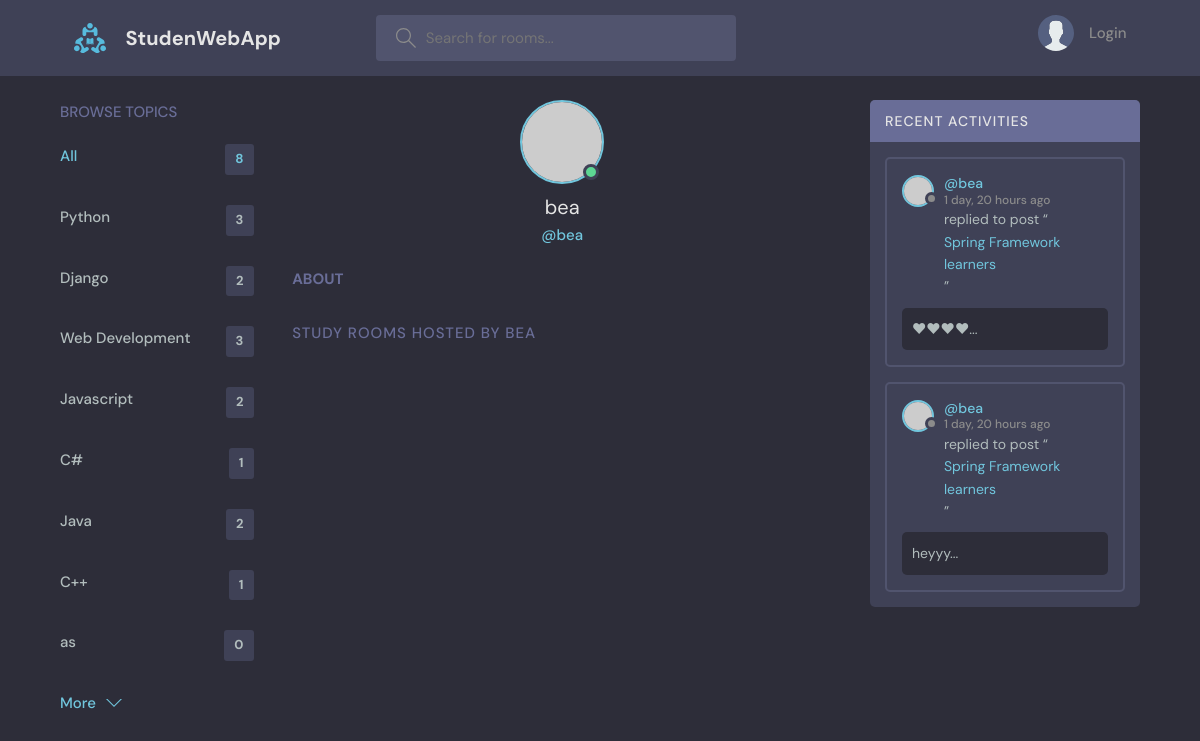
The app's page /profile/7, older data.
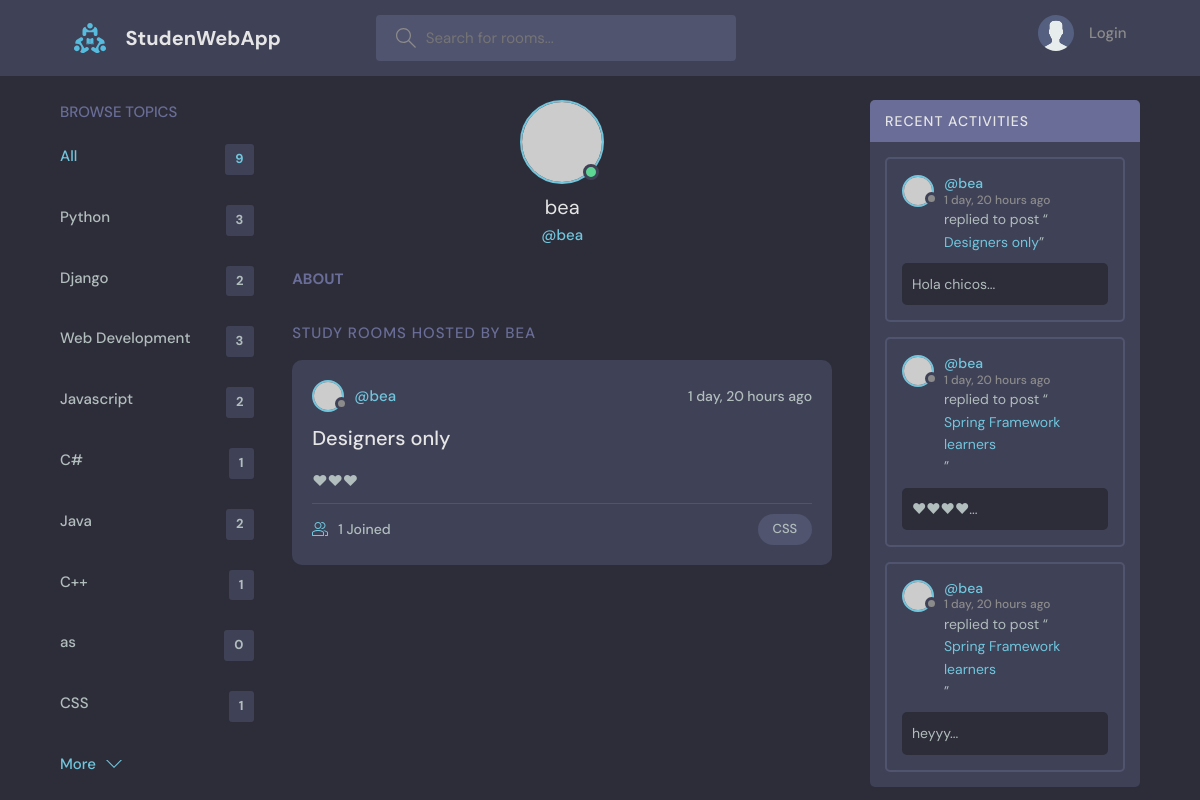
The same page, newer data.
### base/models.py (models this page shows, shortened)
class Topic(models.Model):
    name = models.CharField(max_length=200)

class Message(models.Model):
    user = models.ForeignKey(User, on_delete=models.CASCADE)
    room = models.ForeignKey( Room, on_delete=models.CASCADE)
    body = models.TextField()
    updated = models.DateTimeField(auto_now=True)
    created = models.DateTimeField(auto_now_add=True)
    class Meta:
        ordering = ['-updated','-created']
    def __str__(self) -> str:
        return self.body[0:50]

class Room(models.Model):
    host = models.ForeignKey(User, on_delete=models.SET_NULL, null=True)
    topic = models.ForeignKey(Topic, on_delete=models.SET_NULL, null=True)
    name = models.CharField(max_length=200)
    description = models.TextField(null=True, blank=True)
    participants = models.ManyToManyField(User, related_name="participants", blank=True)
    updated = models.DateTimeField(auto_now=True)
    created = models.DateTimeField(auto_now_add=True)
    class Meta:
        ordering = ['-updated','-created']

### base/views.py (the view)
# urls.py: path('profile/<str:pk>', views.userProfile, name='user-profile'),
def userProfile(request, pk):
    user = User.objects.get(id=pk)
    rooms = user.room_set.all()
    room_messages = user.message_set.all()
    topics = Topic.objects.all()
    context = {
        'user' : user,
        'rooms' : rooms,
        'room_messages' : room_messages,
        'topics' : topics
    }
    return render(request, 'base/profile.html', context)

### base/templates/base/profile.html (shortened to what this page needs)
{% extends 'layout.html' %}
{% block mainBlock %}
  <main class="profile-page layout layout--3">
    <div class="container">
      {% include 'base/topics_components.html' %}
      <div class="roomList">
        <div class="profile">
          <div class="profile__avatar">
            <div class="avatar avatar--large active">
              <img src="https://randomuser.me/api/portraits/men/11.jpg" />
            </div>
          </div>
          <div class="profile__info">
            <h3>{{ user.username }}</h3>
            <p>@{{ user.username }}</p>
          </div>
          <div class="profile__about">
            <h3>About</h3>
          </div>
        </div>
        <div class="roomList__header">
          <div>
            <h2>Study Rooms Hosted by {{ user.username }}</a>
            </h2>
          </div>
        </div>
        {% include 'base/feed_component.html' %}
      </div>
      {% include 'base/activity_component.html' %}
    </div>
  </main>
{% endblock mainBlock %}

### templates/layout.html (shortened to what this page needs)
<!DOCTYPE html>
{% load static %}
<html lang="en">
  <head>
    <link rel="stylesheet" href="{% static 'styles/style.css' %}" />
  </head>
  <body>
        {% include 'navbar.html' %}
        {% block mainBlock %}
        {% endblock mainBlock %}
  </body>
</html>

### templates/navbar.html (shortened to what this page needs)
{% load static %}
<header class="header header--loggedIn">
    <div class="container">
      <a href="{% url 'home' %}" class="header__logo">
        <img src="{% static 'images/logo.svg' %}" />
        <h1>StudenWebApp</h1>
      </a>
      <form class="header__search" action="{% url 'home' %}" method="get">
        <label>
          <input type="text" name="q" placeholder="Search for rooms..." />
        </label>
      </form>
      <nav class="header__menu">
    {% if request.user.is_authenticated %}
        <div class="header__user">
          <a href="{% url 'user-profile' request.user.id %}">
            <div class="avatar avatar--medium active">
              <img src="https://randomuser.me/api/portraits/men/37.jpg" />
            </div>
            <p>{{ request.user.username }} <span>@{{ request.user.username }}</span></p>
          </a>
          <button class="dropdown-button">
            <svg version="1.1" xmlns="http://www.w3.org/2000/svg" width="32" height="32" viewBox="0 0 32 32">
              <title>chevron-down</title>
              <path d="M16 21l-13-13h-3l16 16 16-16h-3l-13 13z"></path>
            </svg>
          </button>
        </div>
     {% else %}
        <a href="{% url 'login' %}">
          <img src="{% static 'images/avatar.svg' %}" />
          <p>Login</p>
        </a>
    {% endif %}
      </nav>
    </div>
  </header>

### base/templates/base/topics_components.html
<div class="topics">
    <div class="topics__header">
      <h2>Browse Topics</h2>
    </div>
    <ul class="topics__list">
      <li>
        <a href="{% url 'home' %}" class="active">All <span>{{ topics.count }}</span></a>
      </li>
      {% for topic in topics  %}
        <li>
            <a href="{% url 'home' %}?q={{ topic.name }}">{{ topic.name }}<span>{{ topic.room_set.all.count }}</span></a>
        </li>
      {% endfor %}
    </ul>
    <a class="btn btn--link" href="{% url 'topics' %}">
      More
      <svg version="1.1" xmlns="http://www.w3.org/2000/svg" width="32" height="32" viewBox="0 0 32 32">
        <title>chevron-down</title>
        <path d="M16 21l-13-13h-3l16 16 16-16h-3l-13 13z"></path>
      </svg>
    </a>
  </div>

### base/templates/base/feed_component.html (shortened to what this page needs)
{% for room in rooms %}
    <div class="roomListRoom">
        <div class="roomListRoom__header">
            <a href="{% url 'user-profile' room.host.id %}" class="roomListRoom__author">
            <div class="avatar avatar--small">
                <img src="https://randomuser.me/api/portraits/women/11.jpg" />
            </div>
            <span>@{{ room.host.username}}</span>
            </a>
            <div class="roomListRoom__actions">
            <span>{{ room.created|timesince }} ago</span>
            </div>
        </div>
        <div class="roomListRoom__content">
            <a href="{% url 'room' room.id %}">{{ room.name }}</a>
            <p>
                {{ room.description }}
            </p>
        </div>
        <div class="roomListRoom__meta">
            <a href="{% url 'room' room.id %}" class="roomListRoom__joined">
            {{ room.participants.all.count }} Joined
            </a>
            <p class="roomListRoom__topic">{{ room.topic.name }}</p>
        </div>
    </div>
{% endfor %}

### base/templates/base/activity_component.html (shortened to what this page needs)
<div class="activities">
    <div class="activities__header">
      <h2>Recent Activities</h2>
    </div>
    {% for sms in room_messages %}
        <div class="activities__box">
            <div class="activities__boxHeader roomListRoom__header">
                <a href="{% url 'user-profile' sms.user.id %}" class="roomListRoom__author">
                <div class="avatar avatar--small">
                    <img src="https://randomuser.me/api/portraits/women/11.jpg" />
                </div>
                <p>
                    @{{ sms.user }}
                    <span>{{ sms.created|timesince}} ago</span>
                </p>
                </a>
            </div>
            <div class="activities__boxContent">
                <p>replied to post “<a href="{% url 'room' sms.room.id %}">{{ sms.room.name }}</a>”</p>
                <div class="activities__boxRoomContent">
                    {{sms}}...
                </div>
            </div>
        </div>
    {% endfor %}
</div>

Row changes from the older to the newer data that the page shows:
added Topic: name "CSS", room_set.all.count "1"
added Room: host.username "bea", created "1 day, 20 hours", name "Designers only", description "❤❤❤", participants.all.count "1", topic.name "CSS"
added Message: user "bea", created "1 day, 20 hours", room.name "Designers only", body "Hola chicos"
Text that changed along with them:
{{ topics.count }}: "8" → "9"
